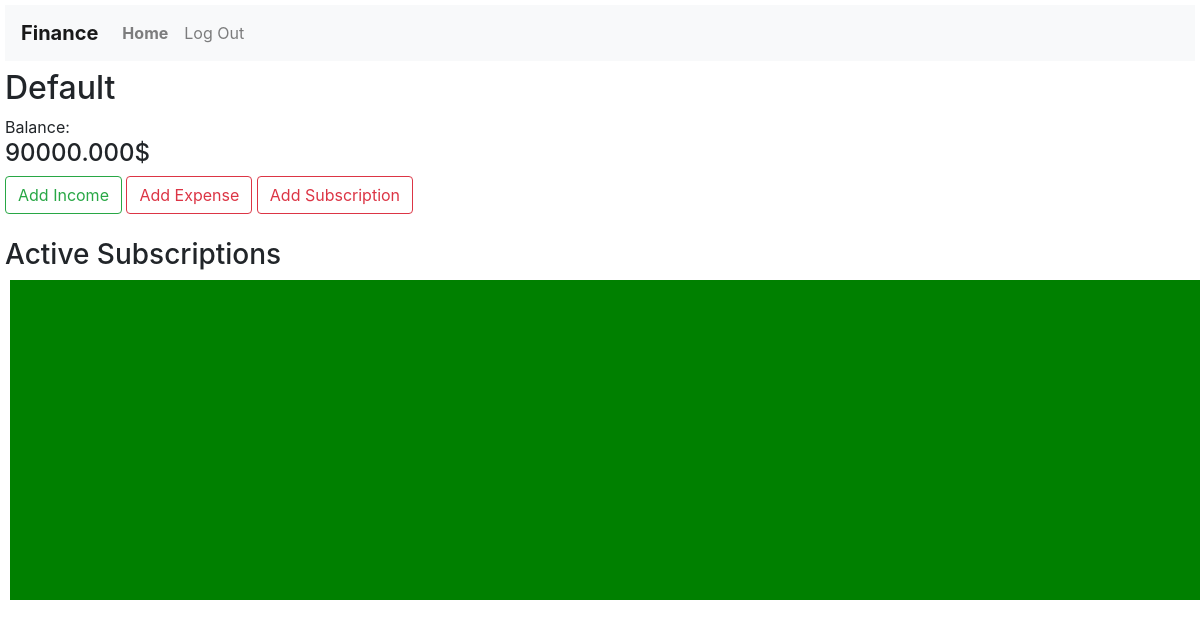
Before: / (signed in) with the older database file.
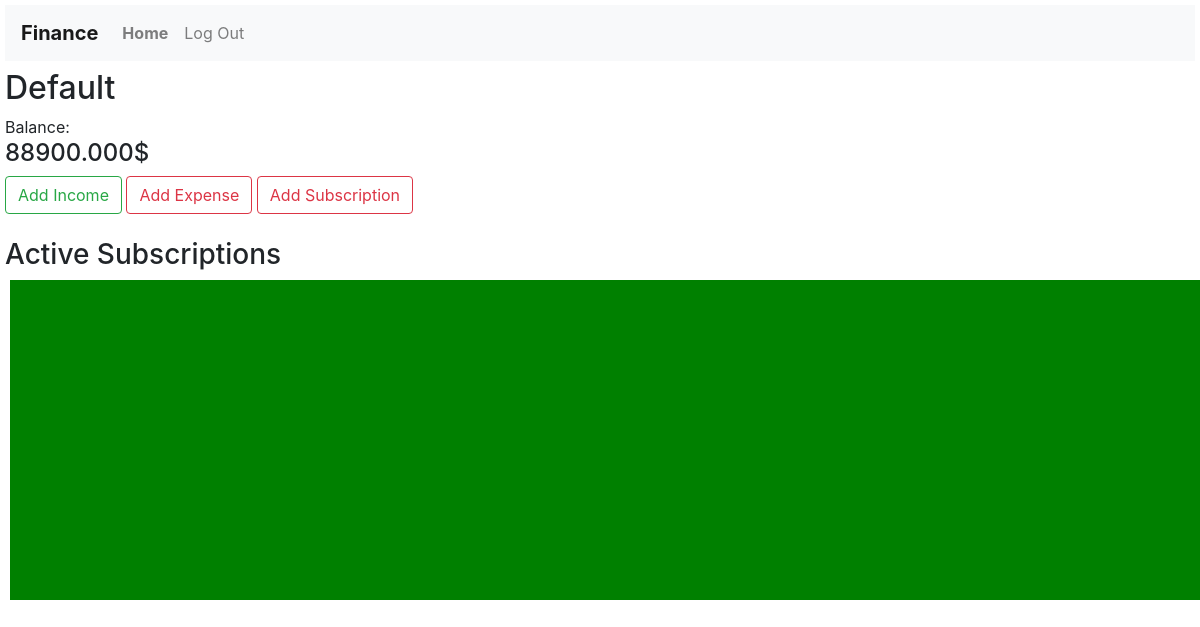
After: the same page with the newer database file.
### finance/models.py (models this page shows, shortened)
class Account(models.Model):
    user = models.ForeignKey("User", on_delete=models.CASCADE, related_name="accounts")
    balance = models.DecimalField(decimal_places=3,max_digits=10)
    name = models.CharField(max_length= 50, blank=True)

### finance/views.py (the view)
# urls.py: path("", views.index, name="index"),
def index(request):
    if (request.user.is_authenticated):
        if (not request.user.accounts.all().count()):
            default_account = Account(user = request.user,balance=0,name="Default")
            default_account.save()
        default_account = request.user.accounts.get(name="Default")
        return render(request, "finance/index.html",{
            "account":default_account
        })
    return render(request, "finance/index.html")

### finance/templates/finance/index.html (shortened to what this page needs)
{% extends "finance/layout.html" %}
{% load static %}
{% block body %}
    <div>
        {% if user.is_authenticated %}
        <div id="content">
            <h2>{{ account.name }}</h2>
            <span>Balance: <h4 id="balance">{{ account.balance }}$</h4></span>
            <button name="income" data-account-id="{{account.id}}" class="btn btn-outline-success">Add Income</button>
            <button name="expense" data-account-id="{{account.id}}" class="btn btn-outline-danger">Add Expense</button>
            <button name="recexpense" data-account-id="{{account.id}}" class="btn btn-outline-danger">Add Subscription</button>
        </div>
        <br>
        <h3>Active Subscriptions</h3>
        <div class="subs-container">
        </div>
        {% endif %}
    </div>
{% endblock %}

### finance/templates/finance/layout.html (shortened to what this page needs)
{% load static %}
<!DOCTYPE html>
<html lang="en">
    <head>
        <link rel="stylesheet" href="https://stackpath.bootstrapcdn.com/bootstrap/4.4.1/css/bootstrap.min.css">
        <link href="{% static 'finance/styles.css' %}" rel="stylesheet">
    </head>
    <body>
        <nav class="navbar navbar-expand-lg navbar-light bg-light">
            <b><a class="navbar-brand" href="">Finance</a></b>
            <div>
              <ul class="navbar-nav mr-auto">
                {% if user.is_authenticated %}
                    <li class="nav-item">
                        <a class="nav-link" href=""><strong>Home</strong></a>
                    </li>
                {% endif %}
                {% if user.is_authenticated %}
                    <li class="nav-item">
                        <a class="nav-link" href="{% url 'logout' %}">Log Out</a>
                    </li>
                {% endif %}
              </ul>
            </div>
          </nav>
        <div class="body">
            {% block body %}
            {% endblock %}
        </div>
    </body>
</html>

### finance/static/finance/styles.css (style rules this page uses)
body { margin: 5px; }
div.subs-container { margin: 5px; padding: 5px; background-color: green; width: 100%; height: 40vh; overflow: auto; text-align: justify; }

Changed rows visible on the page:
changed Account "Default": balance "90000.000" → "88900.000"
